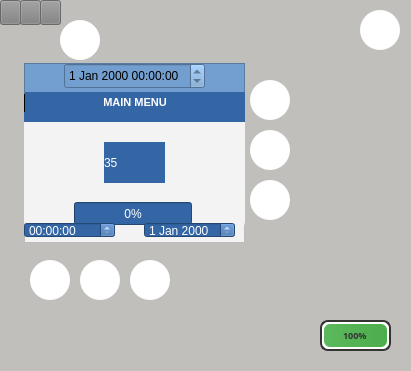
   <widget class="QWidget" name="denasWidget" native="true">
    <property name="geometry">
     <rect>
      <x>10</x>
      <y>40</y>
      <width>411</width>
      <height>371</height>
     </rect>
    </property>
    <property name="sizePolicy">
     <sizepolicy hsizetype="MinimumExpanding" vsizetype="MinimumExpanding">
      <horstretch>0</horstretch>
      <verstretch>0</verstretch>
     </sizepolicy>
    </property>
    <property name="layoutDirection">
     <enum>Qt::LeftToRight</enum>
    </property>
    <property name="autoFillBackground">
     <bool>false</bool>
    </property>
    <property name="styleSheet">
     <string notr="true">background-color: rgb(192, 191, 188);</string>
    </property>
    <widget class="QWidget" name="programViewWidget" native="true">
     <property name="geometry">
      <rect>
       <x>24</x>
       <y>112</y>
       <width>221</width>
       <height>131</height>
      </rect>
     </property>
     <property name="styleSheet">
      <string notr="true">background-color: rgb(52, 101, 164);
color: rgb(255, 255, 255);</string>
     </property>
     <widget class="QLabel" name="powerLevelLabel">
      <property name="geometry">
       <rect>
        <x>0</x>
        <y>130</y>
        <width>83</width>
        <height>12</height>
       </rect>
      </property>
      <property name="font">
       <font>
        <pointsize>8</pointsize>
       </font>
      </property>
      <property name="styleSheet">
       <string notr="true">background-color: rgb(52, 101, 164);
color: rgb(255, 255, 255);</string>
      </property>
      <property name="text">
       <string/>
      </property>
      <property name="indent">
       <number>6</number>
      </property>
     </widget>
     <widget class="QLabel" name="frequencyLabel">
      <property name="enabled">
       <bool>true</bool>
      </property>
      <property name="geometry">
       <rect>
        <x>80</x>
        <y>130</y>
        <width>55</width>
        <height>12</height>
       </rect>
      </property>
      <property name="font">
       <font>
        <pointsize>8</pointsize>
       </font>
      </property>
      <property name="styleSheet">
       <string notr="true">background-color: rgb(52, 101, 164);
color: rgb(255, 255, 255);</string>
      </property>
      <property name="text">
       <string/>
      </property>
      <property name="scaledContents">
       <bool>false</bool>
      </property>
      <property name="alignment">
       <set>Qt::AlignRight|Qt::AlignTrailing|Qt::AlignVCenter</set>
      </property>
      <property name="indent">
       <number>6</number>
      </property>
     </widget>
     <widget class="QGraphicsView" name="treatmentView">
      <property name="geometry">
       <rect>
        <x>0</x>
        <y>10</y>
        <width>221</width>
        <height>121</height>
       </rect>
      </property>
      <property name="font">
       <font>
        <pointsize>10</pointsize>
       </font>
      </property>
      <property name="styleSheet">
       <string notr="true">background-color: rgb(243, 243, 243);</string>
      </property>
     </widget>
     <widget class="QListWidget" name="mainMenuListView">
      <property name="geometry">
       <rect>
        <x>0</x>
        <y>10</y>
        <width>221</width>
        <height>111</height>
       </rect>
      </property>
      <property name="styleSheet">
       <string notr="true">border-bottom-right-radius: 12px;
border-bottom-left-radius: 12px;
background-color: rgb(243, 243, 243);
color: rgb(0, 0, 0);
selection-background-color: rgb(122, 0, 0)</string>
      </property>
      <property name="verticalScrollBarPolicy">
       <enum>Qt::ScrollBarAlwaysOff</enum>
      </property>
      <property name="horizontalScrollBarPolicy">
       <enum>Qt::ScrollBarAlwaysOff</enum>
      </property>
      <property name="uniformItemSizes">
       <bool>false</bool>
      </property>
      <property name="wordWrap">
       <bool>true</bool>
      </property>
      <property name="selectionRectVisible">
       <bool>false</bool>
      </property>
      <property name="currentRow">
       <number>-1</number>
      </property>
     </widget>
     <widget class="QProgressBar" name="progressBar">
      <property name="geometry">
       <rect>
        <x>50</x>
        <y>90</y>
        <width>118</width>
        <height>23</height>
       </rect>
      </property>
      <property name="value">
       <number>0</number>
      </property>
      <property name="textVisible">
       <bool>true</bool>
      </property>
     </widget>
     <widget class="QLabel" name="countdown">
      <property name="geometry">
       <rect>
        <x>80</x>
        <y>30</y>
        <width>61</width>
        <height>41</height>
       </rect>
      </property>
      <property name="styleSheet">
       <string notr="true">font: 20pt &quot;DejaVu Sans&quot;;
qproperty-alignment: AlignCenter;</string>
      </property>
      <property name="text">
       <string>35</string>
      </property>
      <property name="textFormat">
       <enum>Qt::PlainText</enum>
      </property>
     </widget>
     <widget class="QTimeEdit" name="timeEdit">
      <property name="geometry">
       <rect>
        <x>0</x>
        <y>110</y>
        <width>91</width>
        <height>16</height>
       </rect>
      </property>
      <property name="calendarPopup">
       <bool>true</bool>
      </property>
     </widget>
     <widget class="QDateEdit" name="dateEdit">
      <property name="geometry">
       <rect>
        <x>120</x>
        <y>110</y>
        <width>91</width>
        <height>16</height>
       </rect>
      </property>
     </widget>
    </widget>
    <widget class="QFrame" name="statusBarQFrame">
     <property name="geometry">
      <rect>
       <x>24</x>
       <y>63</y>
       <width>221</width>
       <height>31</height>
      </rect>
     </property>
     <property name="styleSheet">
      <string notr="true">background-color: rgb(114, 159, 207);</string>
     </property>
     <property name="frameShape">
      <enum>QFrame::StyledPanel</enum>
     </property>
     <property name="frameShadow">
      <enum>QFrame::Raised</enum>
     </property>
     <widget class="QLabel" name="electrodeLabel">
      <property name="geometry">
       <rect>
        <x>6</x>
        <y>1</y>
        <width>8</width>
        <height>10</height>
       </rect>
      </property>
      <property name="styleSheet">
       <string notr="true"/>
      </property>
      <property name="text">
       <string/>
      </property>
      <property name="pixmap">
       <pixmap resource="../res/denas.qrc">:/icons/electrodeOff.svg</pixmap>
      </property>
      <property name="scaledContents">
       <bool>true</bool>
      </property>
     </widget>
     <widget class="QDateTimeEdit" name="dateTimeEdit">
      <property name="enabled">
       <bool>true</bool>
      </property>
      <property name="geometry">
       <rect>
        <x>40</x>
        <y>0</y>
        <width>141</width>
        <height>26</height>
       </rect>
      </property>
      <property name="readOnly">
       <bool>true</bool>
      </property>
     </widget>
    </widget>
    <widget class="QGraphicsView" name="powerOffView">
     <property name="geometry">
      <rect>
       <x>24</x>
       <y>68</y>
       <width>221</width>
       <height>171</height>
      </rect>
     </property>
     <property name="styleSheet">
      <string notr="true">background-color: rgb(0, 0, 0);</string>
     </property>
    </widget>
    <widget class="QPushButton" name="upButton">
     <property name="geometry">
      <rect>
       <x>250</x>
       <y>80</y>
       <width>40</width>
       <height>40</height>
      </rect>
     </property>
     <property name="minimumSize">
      <size>
       <width>40</width>
       <height>40</height>
      </size>
     </property>
     <property name="maximumSize">
      <size>
       <width>40</width>
       <height>40</height>
      </size>
     </property>
     <property name="baseSize">
      <size>
       <width>40</width>
       <height>40</height>
      </size>
     </property>
     <property name="styleSheet">
      <string notr="true">QPushButton {
image: url(:/buttons/upButton.svg);
background-color: #ffffff;
border-radius: 20px;
}

QPushButton:pressed {
	background-color: #ffd300;
}</string>
     </property>
     <property name="text">
      <string/>
     </property>
     <property name="autoRepeat">
      <bool>true</bool>
     </property>
     <property name="autoRepeatDelay">
      <number>600</number>
     </property>
     <property name="autoRepeatInterval">
      <number>200</number>
     </property>
    </widget>
    <widget class="QPushButton" name="downButton">
     <property name="geometry">
      <rect>
       <x>250</x>
       <y>180</y>
       <width>40</width>
       <height>40</height>
      </rect>
     </property>
     <property name="sizePolicy">
      <sizepolicy hsizetype="Minimum" vsizetype="Fixed">
       <horstretch>40</horstretch>
       <verstretch>40</verstretch>
      </sizepolicy>
     </property>
     <property name="minimumSize">
      <size>
       <width>40</width>
       <height>40</height>
      </size>
     </property>
     <property name="maximumSize">
      <size>
       <width>40</width>
       <height>40</height>
      </size>
     </property>
     <property name="baseSize">
      <size>
       <width>40</width>
       <height>40</height>
      </size>
     </property>
     <property name="styleSheet">
      <string notr="true">QPushButton {
image: url(:/buttons/downButton.svg);
background-color: #ffffff;
border-radius: 20px;
}

QPushButton:pressed {
	background-color: #ffd300;
}</string>
     </property>
     <property name="text">
      <string/>
     </property>
     <property name="autoRepeat">
      <bool>true</bool>
     </property>
     <property name="autoRepeatDelay">
      <number>600</number>
     </property>
     <property name="autoRepeatInterval">
      <number>200</number>
     </property>
    </widget>
    <widget class="QPushButton" name="okButton">
     <property name="enabled">
      <bool>true</bool>
     </property>
     <property name="geometry">
      <rect>
       <x>250</x>
       <y>130</y>
       <width>40</width>
       <height>40</height>
      </rect>
     </property>
     <property name="minimumSize">
      <size>
       <width>40</width>
       <height>40</height>
      </size>
     </property>
     <property name="maximumSize">
      <size>
       <width>40</width>
       <height>40</height>
      </size>
     </property>
     <property name="baseSize">
      <size>
       <width>40</width>
       <height>40</height>
      </size>
     </property>
     <property name="styleSheet">
      <string notr="true">QPushButton {
image: url(:/buttons/okButton.svg);
background-color: #ffffff;
border-radius: 20px;
}

QPushButton:pressed {
	background-color: #ffd300;
}</string>
     </property>
     <property name="text">
      <string/>
     </property>
    </widget>
    <widget class="QPushButton" name="playButton">
     <property name="geometry">
      <rect>
       <x>30</x>
       <y>260</y>
       <width>40</width>
       <height>40</height>
      </rect>
     </property>
     <property name="minimumSize">
      <size>
       <width>40</width>
       <height>40</height>
      </size>
     </property>
     <property name="maximumSize">
      <size>
       <width>40</width>
       <height>40</height>
      </size>
     </property>
     <property name="baseSize">
      <size>
       <width>40</width>
       <height>40</height>
      </size>
     </property>
     <property name="styleSheet">
      <string notr="true">QPushButton {
image: url(:/buttons/playButton.svg);
background-color: #ffffff;
border-radius: 20px;
}

QPushButton:pressed {
	background-color: #ffd300;
}</string>
     </property>
     <property name="text">
      <string/>
     </property>
     <property name="checkable">
      <bool>false</bool>
     </property>
     <property name="autoRepeat">
      <bool>true</bool>
     </property>
     <property name="autoRepeatDelay">
      <number>600</number>
     </property>
     <property name="autoRepeatInterval">
      <number>150</number>
     </property>
    </widget>
    <widget class="QPushButton" name="pauseButton">
     <property name="geometry">
      <rect>
       <x>80</x>
       <y>260</y>
       <width>40</width>
       <height>40</height>
      </rect>
     </property>
     <property name="minimumSize">
      <size>
       <width>40</width>
       <height>40</height>
      </size>
     </property>
     <property name="maximumSize">
      <size>
       <width>40</width>
       <height>40</height>
      </size>
     </property>
     <property name="baseSize">
      <size>
       <width>40</width>
       <height>40</height>
      </size>
     </property>
     <property name="styleSheet">
      <string notr="true">QPushButton {
image: url(:/buttons/pauseButton.svg);
background-color: #ffffff;
border-radius: 20px;
}

QPushButton:pressed {
	background-color: #ffd300;
}</string>
     </property>
     <property name="text">
      <string/>
     </property>
     <property name="autoRepeat">
      <bool>true</bool>
     </property>
     <property name="autoRepeatDelay">
      <number>600</number>
     </property>
     <property name="autoRepeatInterval">
      <number>150</number>
     </property>
    </widget>
    <widget class="QPushButton" name="powerButton">
     <property name="geometry">
      <rect>
       <x>360</x>
       <y>10</y>
       <width>40</width>
       <height>40</height>
      </rect>
     </property>
     <property name="minimumSize">
      <size>
       <width>40</width>
       <height>40</height>
      </size>
     </property>
     <property name="maximumSize">
      <size>
       <width>40</width>
       <height>40</height>
      </size>
     </property>
     <property name="baseSize">
      <size>
       <width>40</width>
       <height>40</height>
      </size>
     </property>
     <property name="styleSheet">
      <string notr="true">QPushButton {
image: url(:/buttons/powerButton.svg);
background-color: #ffffff;
border-radius: 20px;
}

QPushButton:pressed {
	background-color: #ffd300;
}</string>
     </property>
     <property name="text">
      <string/>
     </property>
    </widget>
    <widget class="QPushButton" name="menuButton">
     <property name="geometry">
      <rect>
       <x>60</x>
       <y>20</y>
       <width>40</width>
       <height>40</height>
      </rect>
     </property>
     <property name="minimumSize">
      <size>
       <width>40</width>
       <height>40</height>
      </size>
     </property>
     <property name="maximumSize">
      <size>
       <width>40</width>
       <height>40</height>
      </size>
     </property>
     <property name="baseSize">
      <size>
       <width>40</width>
       <height>40</height>
      </size>
     </property>
     <property name="styleSheet">
      <string notr="true">QPushButton {
image: url(:/buttons/menuButton.svg);
background-color: #ffffff;
border-radius: 20px;
}

QPushButton:pressed {
	background-color: #ffd300;
}</string>
     </property>
     <property name="text">
      <string/>
     </property>
    </widget>
    <widget class="QProgressBar" name="batteryLevelBar">
     <property name="enabled">
      <bool>true</bool>
     </property>
     <property name="geometry">
      <rect>
       <x>320</x>
       <y>320</y>
       <width>71</width>
       <height>31</height>
      </rect>
     </property>
     <property name="font">
      <font>
       <family>Ubuntu Mono</family>
       <pointsize>7</pointsize>
       <weight>75</weight>
       <italic>false</italic>
       <bold>true</bold>
       <kerning>true</kerning>
      </font>
     </property>
     <property name="autoFillBackground">
      <bool>false</bool>
     </property>
     <property name="styleSheet">
      <string notr="true">QProgressBar {
    border: 2px solid #333; /* Dark border for definition */
    border-radius: 8px; /* Rounded corners */
    background-color: #fff; /* Light background */
    text-align: center; /* Keep text centered */
    color: #333; /* Text color */
}


QProgressBar::chunk {
    background-color: qlineargradient(x1: 0, y1: 0, x2: 1, y2: 0, stop: 0 #5cb85c, stop: 1 #4cae4c); /* Green gradient for charge */
    border-radius: 6px; /* Slightly smaller radius than the bar for nice padding */
    margin: 2px; /* Small space to mimic battery segment gaps */
}

QProgressBar[textVisible=&quot;false&quot;] {
    text-indent: -999px; /* Hide text without affecting alignment */
}

/* Style for low battery (&lt;20%) */
QProgressBar::chunk[warning=&quot;true&quot;] {
    background-color: qlineargradient(x1: 0, y1: 0, x2: 1, y2: 0, stop: 0 #d9534f, stop: 1 #c9302c); /* Red gradient for low battery */
}
</string>
     </property>
     <property name="minimum">
      <number>0</number>
     </property>
     <property name="value">
      <number>100</number>
     </property>
     <property name="alignment">
      <set>Qt::AlignLeading|Qt::AlignLeft|Qt::AlignVCenter</set>
     </property>
     <property name="textVisible">
      <bool>true</bool>
     </property>
     <property name="orientation">
      <enum>Qt::Horizontal</enum>
     </property>
     <property name="invertedAppearance">
      <bool>false</bool>
     </property>
     <property name="textDirection">
      <enum>QProgressBar::TopToBottom</enum>
     </property>
     <property name="format">
      <string>%p%</string>
     </property>
    </widget>
    <widget class="QPushButton" name="stopButton">
     <property name="geometry">
      <rect>
       <x>130</x>
       <y>260</y>
       <width>40</width>
       <height>40</height>
      </rect>
     </property>
     <property name="minimumSize">
      <size>
       <width>40</width>
       <height>40</height>
      </size>
     </property>
     <property name="maximumSize">
      <size>
       <width>40</width>
       <height>40</height>
      </size>
     </property>
     <property name="baseSize">
      <size>
       <width>40</width>
       <height>40</height>
      </size>
     </property>
     <property name="styleSheet">
      <string notr="true">QPushButton {
image: url(:/buttons/stopButton.svg);
background-color: #ffffff;
border-radius: 20px;
}

QPushButton:pressed {
	background-color: #ffd300;
}</string>
     </property>
     <property name="text">
      <string/>
     </property>
    </widget>
    <widget class="QPushButton" name="contactLed">
     <property name="enabled">
      <bool>false</bool>
     </property>
     <property name="geometry">
      <rect>
       <x>0</x>
       <y>0</y>
       <width>21</width>
       <height>25</height>
      </rect>
     </property>
     <property name="styleSheet">
      <string notr="true">background-color: grey;</string>
     </property>
     <property name="text">
      <string/>
     </property>
    </widget>
    <widget class="QPushButton" name="treatmentLed">
     <property name="enabled">
      <bool>false</bool>
     </property>
     <property name="geometry">
      <rect>
       <x>20</x>
       <y>0</y>
       <width>21</width>
       <height>25</height>
      </rect>
     </property>
     <property name="styleSheet">
      <string notr="true">background-color: grey;</string>
     </property>
     <property name="text">
      <string/>
     </property>
    </widget>
    <widget class="QPushButton" name="lostLed">
     <property name="enabled">
      <bool>false</bool>
     </property>
     <property name="geometry">
      <rect>
       <x>40</x>
       <y>0</y>
       <width>21</width>
       <height>25</height>
      </rect>
     </property>
     <property name="styleSheet">
      <string notr="true">background-color: grey;</string>
     </property>
     <property name="text">
      <string/>
     </property>
    </widget>
    <widget class="QLabel" name="menuLabel">
     <property name="geometry">
      <rect>
       <x>25</x>
       <y>92</y>
       <width>220</width>
       <height>20</height>
      </rect>
     </property>
     <property name="font">
      <font>
       <pointsize>8</pointsize>
       <weight>75</weight>
       <bold>true</bold>
      </font>
     </property>
     <property name="layoutDirection">
      <enum>Qt::LeftToRight</enum>
     </property>
     <property name="styleSheet">
      <string notr="true">background-color: rgb(52, 101, 164);
color: rgb(255, 255, 255);</string>
     </property>
     <property name="text">
      <string>MAIN MENU</string>
     </property>
     <property name="scaledContents">
      <bool>false</bool>
     </property>
     <property name="alignment">
      <set>Qt::AlignCenter</set>
     </property>
    </widget>
    <zorder>powerOffView</zorder>
    <zorder>statusBarQFrame</zorder>
    <zorder>programViewWidget</zorder>
    <zorder>upButton</zorder>
    <zorder>downButton</zorder>
    <zorder>okButton</zorder>
    <zorder>playButton</zorder>
    <zorder>pauseButton</zorder>
    <zorder>powerButton</zorder>
    <zorder>menuButton</zorder>
    <zorder>batteryLevelBar</zorder>
    <zorder>stopButton</zorder>
    <zorder>contactLed</zorder>
    <zorder>treatmentLed</zorder>
    <zorder>lostLed</zorder>
    <zorder>menuLabel</zorder>
   </widget>
